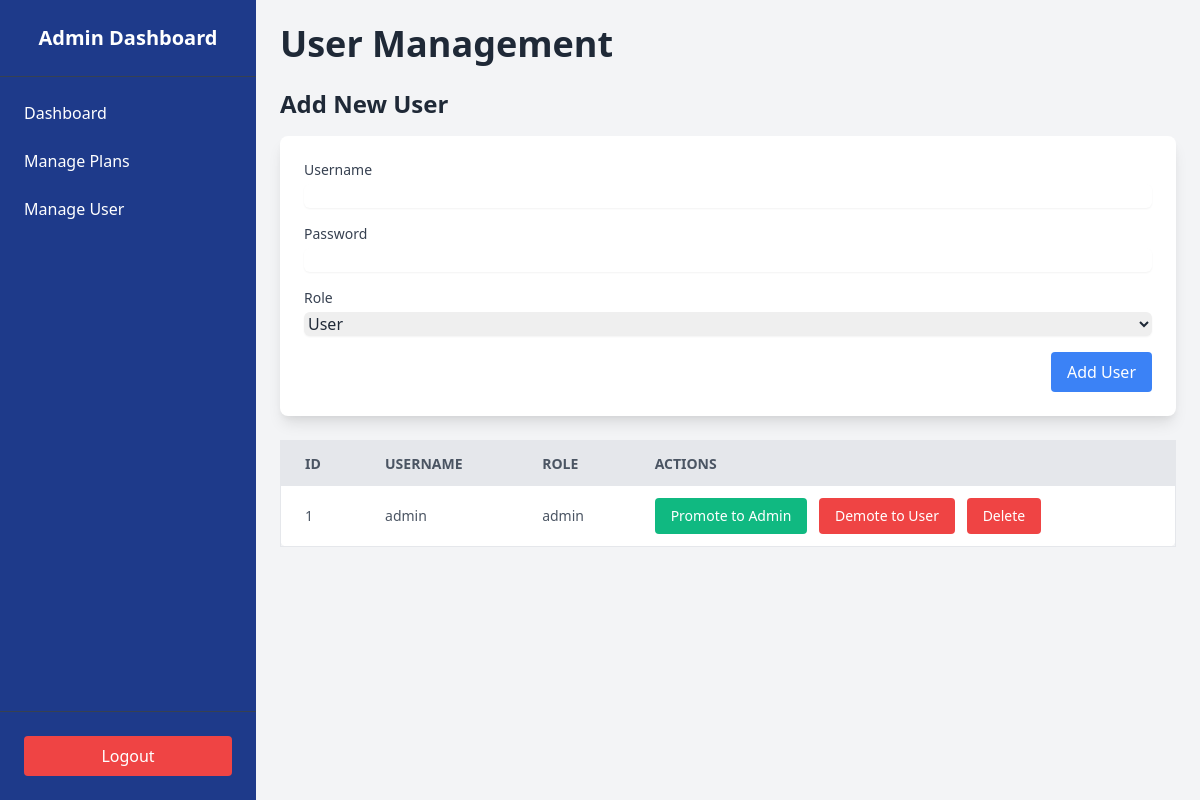
The app's page /manage-user.php (signed in) with its own data.
### tables this page shows
CREATE TABLE `users` (
  `id` int(11) NOT NULL,
  `username` varchar(50) NOT NULL,
  `password` varchar(255) NOT NULL,
  `role` enum('admin','user') DEFAULT 'user'
);

### manage-user.php (the view, shortened to what this page needs)
<?php
$servername = "localhost";
$username = "root";
$password = "";
$dbname = "whitespace";
$conn = new mysqli($servername, $username, $password, $dbname);
$sql = "SELECT id, username, role FROM users";
$result = $conn->query($sql);
?>
<!DOCTYPE html>
<html lang="en">
<head>
    <link href="https://cdn.jsdelivr.net/npm/tailwindcss@2.2.19/dist/tailwind.min.css" rel="stylesheet">
</head>
<body class="flex bg-gray-100 text-gray-800">
    <div>
        <?php include 'admin-sidebar.php'; ?>
    </div>
    <div class="flex-grow p-6">
        <h1 class="text-4xl font-bold mb-6">User Management</h1>
        <div class="mb-6">
            <h2 class="text-2xl font-bold mb-4">Add New User</h2>
            <form method="post" action="" onsubmit="return confirmAction('add')">
                <div class="bg-white p-6 rounded-lg shadow-lg">
                    <div class="mb-4">
                        <label for="new_username" class="block text-sm font-medium text-gray-700">Username</label>
                        <input type="text" name="new_username" id="new_username"
                            class="mt-1 block w-full border-gray-300 rounded-md shadow-sm" required>
                    </div>
                    <div class="mb-4">
                        <label for="new_password" class="block text-sm font-medium text-gray-700">Password</label>
                        <input type="password" name="new_password" id="new_password"
                            class="mt-1 block w-full border-gray-300 rounded-md shadow-sm" required>
                    </div>
                    <div class="mb-4">
                        <label for="new_role" class="block text-sm font-medium text-gray-700">Role</label>
                        <select name="new_role" id="new_role"
                            class="mt-1 block w-full border-gray-300 rounded-md shadow-sm" required>
                            <option value="user">User</option>
                        </select>
                    </div>
                    <div class="flex justify-end">
                        <button type="submit" name="add_user"
                            class="bg-blue-500 text-white px-4 py-2 rounded hover:bg-blue-600">Add User</button>
                    </div>
                </div>
            </form>
        </div>
        <table class="min-w-full bg-white border border-gray-200 rounded-lg">
            <thead>
                <tr class="w-full bg-gray-200 text-left text-gray-600 uppercase text-sm leading-normal">
                    <th class="py-3 px-6">ID</th>
                    <th class="py-3 px-6">Username</th>
                    <th class="py-3 px-6">Role</th>
                    <th class="py-3 px-6">Actions</th>
                </tr>
            </thead>
            <tbody class="text-gray-600 text-sm font-light">
                <?php
                if ($result->num_rows > 0) {
                    while ($row = $result->fetch_assoc()) {
                        $is_admin = $row['role'] === 'admin';
                        echo "<tr class='border-b border-gray-200 hover:bg-gray-100'>";
                        echo "<td class='py-3 px-6'>" . $row['id'] . "</td>";
                        echo "<td class='py-3 px-6'>" . $row['username'] . "</td>";
                        echo "<td class='py-3 px-6'>" . $row['role'] . "</td>";
                        echo "<td class='py-3 px-6'>
                                <form method='post' action='' class='inline' onsubmit=\"return confirmAction('update')\">
                                    <input type='hidden' name='user_id' value='" . $row['id'] . "'>
                                    " . ($is_admin ? "<button type='submit' name='promote' class='bg-green-500 text-white px-4 py-2 rounded hover:bg-green-600' disabled>Promote to Admin</button>" : "<button type='submit' name='promote' class='bg-green-500 text-white px-4 py-2 rounded hover:bg-green-600' >Promote to Admin</button>") . "
                                    " . (!$is_admin ? "<button type='submit' name='demote' class='bg-red-500 text-white px-4 py-2 rounded hover:bg-red-600 ml-2' >Demote to User</button>" : "<button type='submit' name='demote' class='bg-red-500 text-white px-4 py-2 rounded hover:bg-red-600 ml-2' disabled>Demote to User</button>") . "
                                    <button type='submit' name='delete' class='bg-red-500 text-white px-4 py-2 rounded hover:bg-red-600 ml-2' onClick=\"return confirmAction('delete')\">Delete</button>
                                </form>
                              </td>";
                        echo "</tr>";
                    }
                } else {
                    echo "<tr><td colspan='4' class='text-center py-4'>No users found.</td></tr>";
                }
                ?>
            </tbody>
        </table>
    </div>
</body>
</html>

### records on screen
users: id "1", username "admin", role "admin", shows "Promote to Admin", shows "Demote to User"
